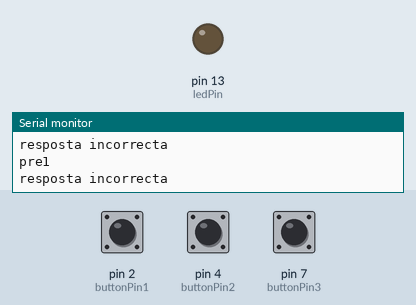
This sketch was run on a simulated Arduino Uno, built with avr-gcc and run on an emulated ATmega328P. Parts: output pins drawn as LEDs (lit = HIGH), the last lines printed to the serial monitor. Dashed ring = blinking. The test bench sets the inputs (shaded band); at power-on: pin 2 (buttonPin1) HIGH, pin 4 (buttonPin2) LOW, pin 7 (buttonPin3) LOW.

Above: at 1.3 s.
1.4 s: pin 2 (buttonPin1) pulled LOW for 0.3 s
At 1.9 s:
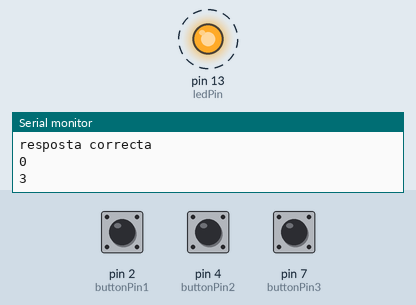
4.7 s: pin 4 (buttonPin2) pulled HIGH for 3.2 s
At 8.4 s:
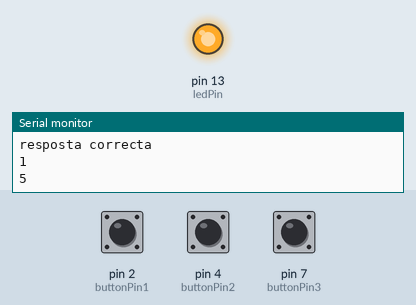
Timing chart, 0 to 15.0 s (numbered marks = the images above; inputs shaded):
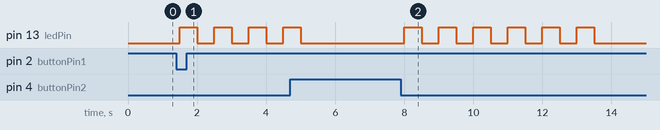

Measured:
- after the input at 1.4 s, pin 13 (ledPin): alternates HIGH for 0.50 s and LOW for 0.50 s, starting after 0.10 s

The sketch:

PROJECTE_SCAPEROOM_2aversio.ino
```cpp
const int buttonPin1 = 2;      //entered connection button 1 with pin 2
const int buttonPin2 = 4;      //entered connection button 2 with pin 4
const int buttonPin3 = 7;      //entered connection button 3 with pin 7
const int ledPin = 13;         //entered connection led with pin 13

int buttonState1 = 0;         // defined button's state
int buttonState2 = 0;         // defined button's state
int buttonState3 = 0;         // defined button's state

String preguntes[3] = {"pre1", "pre2", "pre3"};  //entered question's variables
int respostes[3] = {0, 1, 2};                    //entered round as answers


int rnd = 0;    //defined variable rnd at 0
int i = 0;      //defined variable i at 0

void setup() {
  // put your setup code here, to run once:

  pinMode (buttonPin1, INPUT);    //defined button 1 as an input
  pinMode (buttonPin2, INPUT);    //defined button 2 as an input
  pinMode (buttonPin3, INPUT);    //defined button 3 as an input

  pinMode (ledPin, OUTPUT);       //defined led as an output

  Serial.begin(9600);            //begin serial communication
}

void loop() {
  // put your main code here, to run repeatedly:

  Serial.println(preguntes[rnd]);       //print round of the question in the monitor serie

  while (digitalRead(buttonPin1) == HIGH && digitalRead(buttonPin2) == HIGH && digitalRead(buttonPin3) == HIGH) {   //defined what happens while all the buttons are high
  }

  int res;          //defined variable res
  int parpadeig;    //defined variable parpadeig

  if (digitalRead(buttonPin1) == LOW) {          //defined what happens if the button 1 is low
    res = 0;                                     // defined the value res
    parpadeig = 3;                               //defined how many times the led has to switch on
  }
  else if (digitalRead(buttonPin2) == LOW) {     //defined what happens if the button 2 is low
    res = 1;          // defined the value res
    parpadeig = 5;    //defined how many times the led has to open
  } else {            //defined what happens if the button 3 is low
    res = 2;          // defined the value res
    parpadeig = 1;    //defined how many times the led has to open
  }

  if (res == respostes[rnd]) {             //defined what happens if res value's is the same as rnd's value
    Serial.println("resposta correcta");   //print "resposta correcta" in the monitor serie
    Serial.println (rnd);                  //print rnd value in the monitor serie
    rnd = rnd + 1;                         //increase 1 at the value's round

    Serial.println (parpadeig);               //print how many times the led has to switch on
    for ( int i = 0; i <= parpadeig; i++) {   //defined loop for the flicker of the led
      digitalWrite(ledPin, HIGH);             //led switch on
      delay (500);                            //defined time which the led has to be on
      digitalWrite(ledPin, LOW);              //led switch off
      delay(500);                             //defined time which the led has to be off
    }

  }
  else {
    Serial.println("resposta incorrecta");    //print "resposta incorrecta" in the serial monitor if the answer is incorrect
    delay(500);

  }

}
```
